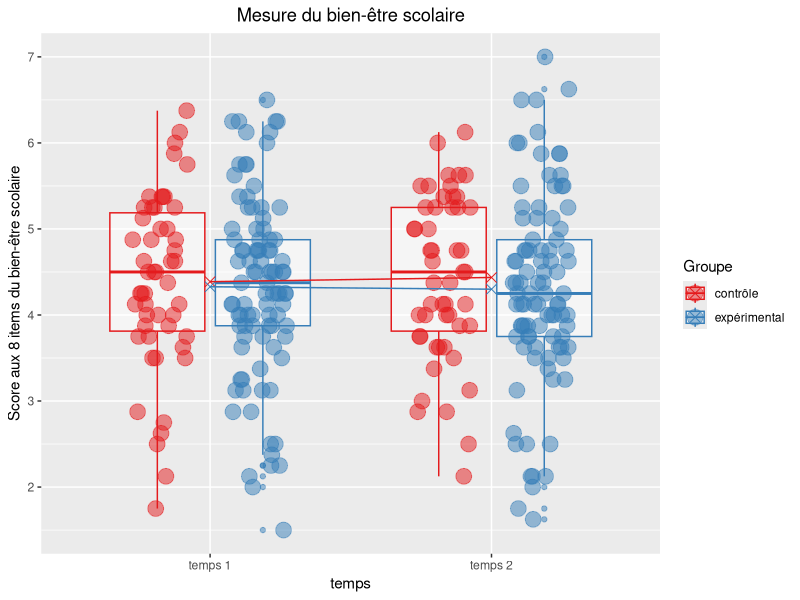
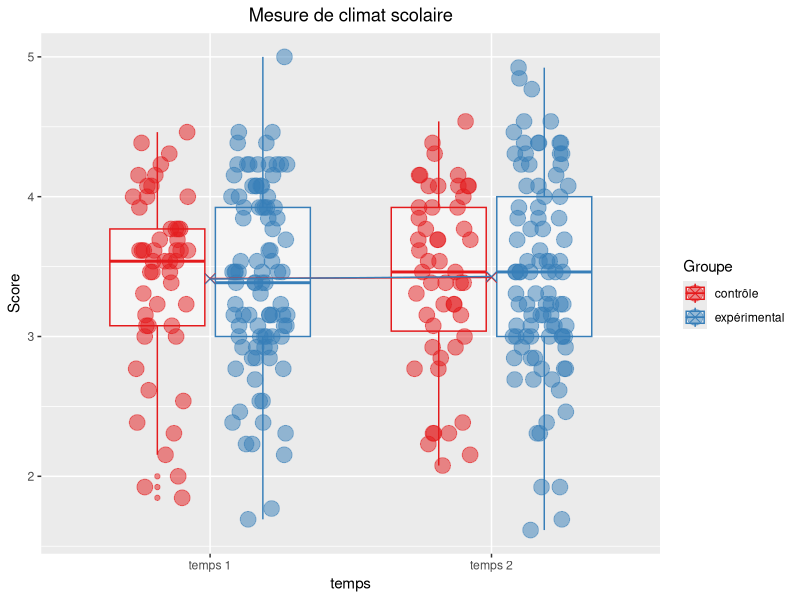
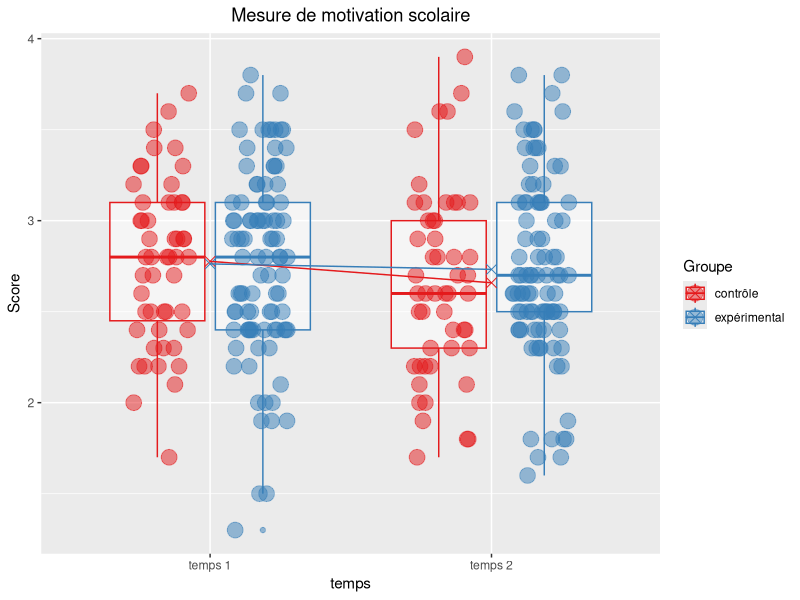
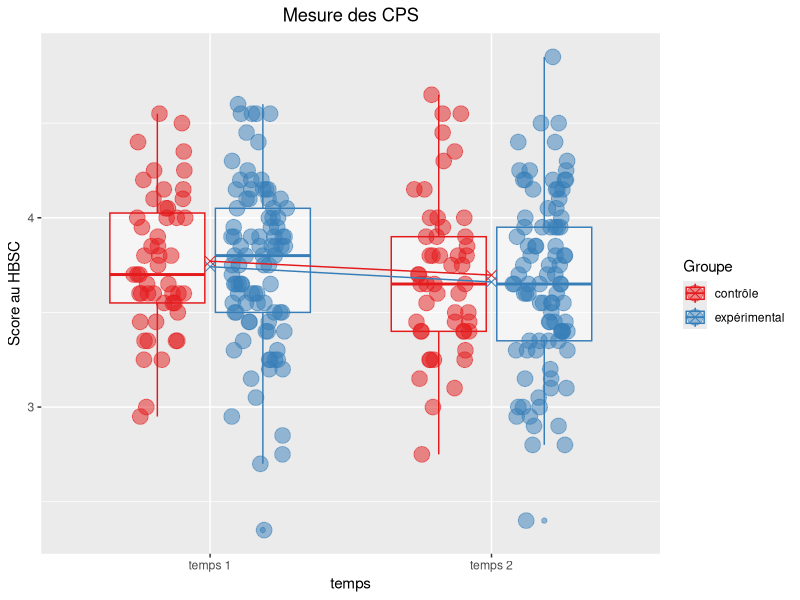
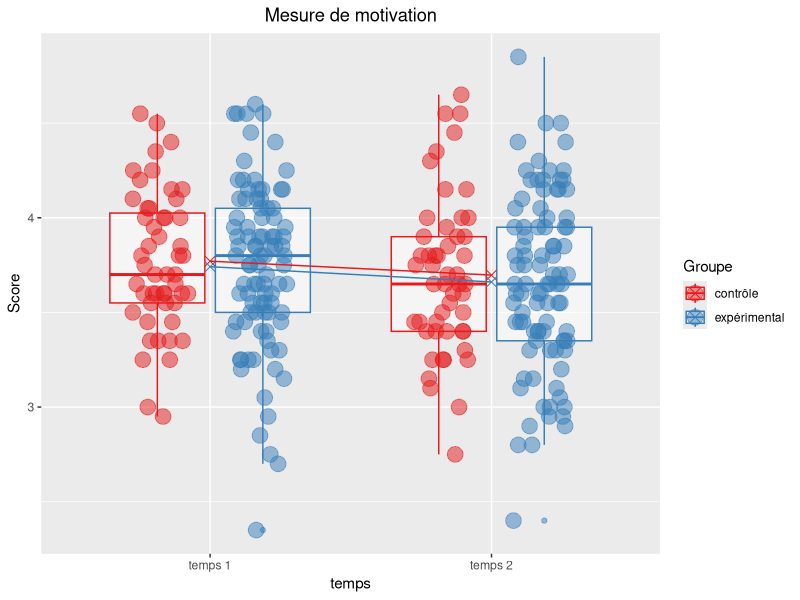
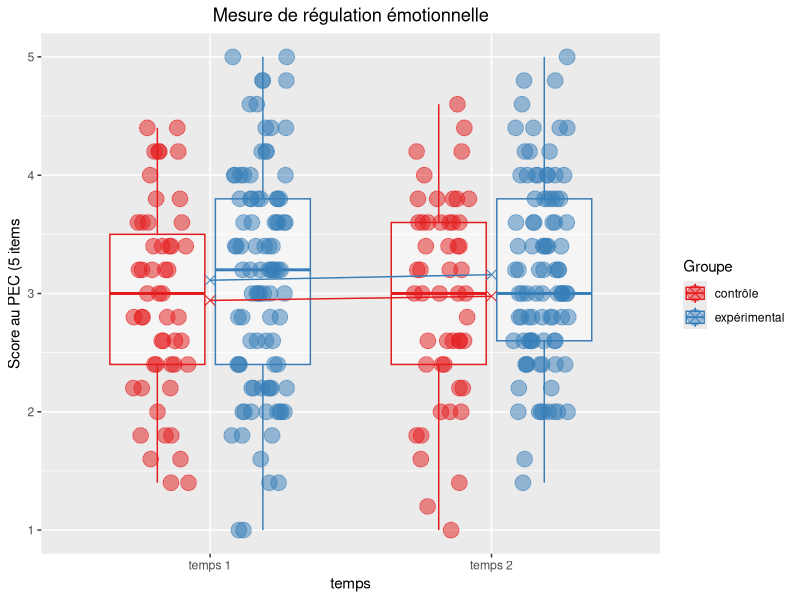
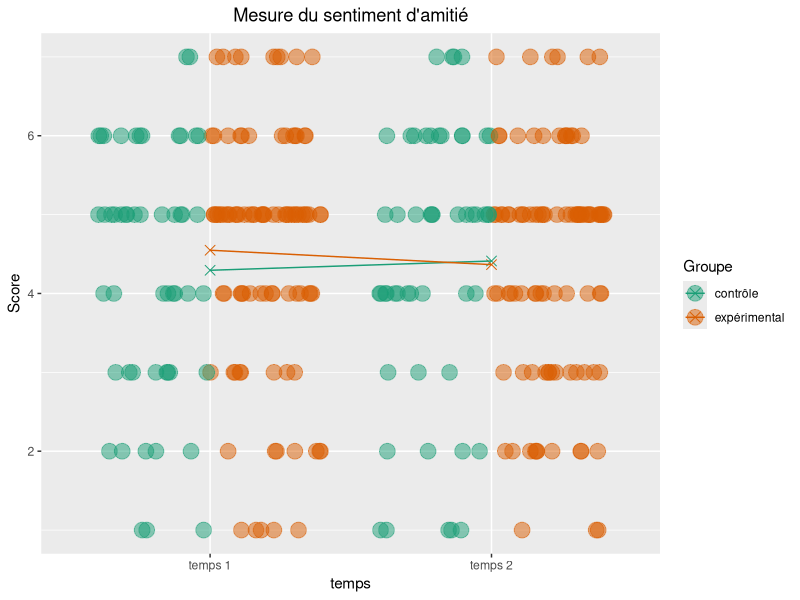
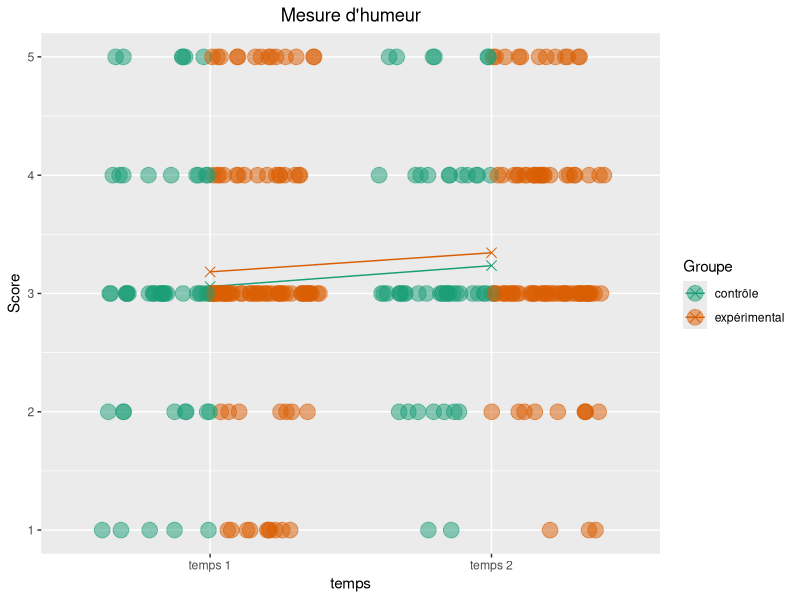

Source code (R) for these figures, in order:
library(tidyverse)
library(readxl)

# Importation des données Qualtrics à disposition ----
d_t1_raw <- read_excel("crips2019_lv_raw_t1.xlsx")
d_t2_raw <- read_excel("crips2019_lv_raw_t2.xlsx")

#Ajout de la variable temps sur chaque df et normalisation des id en minuscule.

d_t1 <- d_t1_raw %>% 
  mutate(temps="temps 1",
         id=tolower(id)) 

d_t2 <- d_t2_raw %>% 
  mutate(temps="temps 2",
         id=tolower(id))

#Quelques données sur l'état des participants au Temps 1 et au Temps 2 avant suppression des ID non-membres d'une paire entre T1 et T2.
d_t1_sum <- d_t1 %>% 
  group_by(group,sex) %>% 
  summarise(n=n(),
            age_moy=round(mean(age),
                          digits=1)) 

d_t2_sum <- d_t2 %>% 
  group_by(group,sex) %>% 
  summarise(n=n(),
            age_moy=round(mean(age),
                          digits=1)) 

#Création des variables de score----
#Mise en formation long sur un df

d_long <- bind_rows(d_t1,d_t2)

#Recondage des variables au score inversé

d_long <- d_long %>% 
  mutate(hbs20__7 = 6 - hbs20__7,
         pec5__5 = 6 - pec5__5,
         be8__4 = 8 - be8__4,
         be8__5 = 8 - be8__5,
         be8__8 = 8 - be8__8,
         est10__3 = 5 - est10__3,
         est10__5 = 5 - est10__5,
         est10__7 = 5 - est10__7,
         est10__10 = 5 - est10__10,
         sou13__6 = 6 - sou13__6,
         sou13__9 = 6 - sou13__9,
         mot16__4 = 8 - mot16__4,
         mot16__8 = 8 - mot16__8,
         mot16__12 = 8 - mot16__12,
         mot16__15 = 8 - mot16__15,
         mot16__16 = 8 - mot16__16)

#Création des moyennes de chaque questionnaire pour chaque observation

d_long <- d_long %>% 
  mutate(hbs_sco = rowMeans(select(.,starts_with("hbs")),na.rm =T),
         pec_sco = rowMeans(select(.,starts_with("pec")),na.rm =T),
         be_sco  = rowMeans(select(.,starts_with("be")) ,na.rm =T),
         est_sco = rowMeans(select(.,starts_with("est")),na.rm =T),
         cli_sco = rowMeans(select(.,starts_with("cli")),na.rm =T),
         sou_sco = rowMeans(select(.,starts_with("sou")),na.rm =T),
         mot_sco = rowMeans(select(.,starts_with("hbs")),na.rm =T))


#suppression des id non strictement membre d'une paire (t1, t2) par création d'un df de comparaison.

d_comp <- d_long %>% 
  drop_na(id) %>% #par sécurité
  arrange(id) %>% #visuel
  group_by(id, temps) %>% 
  count(id) %>% 
  filter(n==1) %>% #On a pas fini. On s'est assuré que chaque id est unique dans chaque modalité de temps. On doit encore être sûrs qu'on a maintenant exactement une paire (t1,t2).
  ungroup() %>% 
  group_by(id) %>% 
  count(id) %>% 
  filter(n==2) %>% #on ne garde que les paires de id qui se retrouvent dans t1 et t2. C'est notre grosse perte de données de ce traitement
  ungroup()

#Notre df de comparaison est prêt. On peut procéder à l'élagage de d_long.

d_long_paired <- d_long %>% 
  filter(id %in% d_comp$id) %>% 
  mutate(group=ifelse(group=="con", "contrôle","expérimental"))

#procédons à la préparation d'un petit résumé de cet échantillon.

d_long_paired_sum <- d_long_paired %>% 
   mutate(sex=ifelse(sex=="1", "garçons","filles")) %>% 
   group_by(temps, group, sex) %>% 
  summarise(n=n())

d_long_paired_sum2 <- d_long_paired %>% 
  group_by(temps, group) %>% 
  summarise(n=n(),
            mean_hbs=mean(hbs_sco),
            mean_pec=mean(pec_sco),
            mean_be=mean(be_sco),
            mean_est=mean(est_sco),
            mean_cli=mean(cli_sco),
            mean_sou=mean(sou_sco),
            mean_mot=mean(mot_sco),
            mean_sho1=mean(sho_1),
            mean_sho2=mean(sho_2),
            mean_sho3=mean(sho_3),
            mean_sho4=mean(sho_4))

#Repérage des données manquantes----
#ras.


#Repérage des données extrêmes----
#On verra plus tard.

###############
#visualisation#
###############

#HBSC

# comme ZOE mais inutle GRACE A stat_summary MAIS a voir les barres derreur quand je voudrai faire avec la fonction dédiée.
#vis_hbs <- d_long_paired %>% 
#  group_by(temps, group) %>% 
#  summarise(moy=mean(hbs_sco, na.rm=T),
#            sd=sd(hbs_sco, na.rm=T),
#            sd_low=moy-sd,
#            sd_up=moy+sd) %>% 
#  mutate(moy=round(moy, digits = 2))


#préparation du plot pour le HBSC

# 1- essai à partir de l'aide de Zoé
#essai <- ggplot(d_long_paired) +
#  geom_jitter(aes(x = temps, y = hbs_sco, color = group), size = 5, alpha = .5, position = position_jitterdodge(dodge.width=.5, jitter.width = .2)) +
#  geom_errorbar(data = vis_hbs, aes(x=temps, ymin=sd_low, ymax=sd_up), width = .1) +
#  geom_line(data = vis_hbs, aes(x=temps, y=moy, group = 1)) +
#  geom_point(data=vis_hbs, aes(x=temps, y=moy, fill=temps), size = 5, shape = 24, color = "black") +
#  geom_label(data=vis_hbs, aes(x=temps, y=moy, label=moy, fill=temps), nudge_x = .3, nudge_y = -.02, size = 8, color = "white")+
#  guides(fill=FALSE)

# 2.1- essai à partir de https://sebastiansauer.github.io/vis_interaction_effects/

#essai2 <- d_long_paired %>% 
#  group_by(temps, group) %>% 
#  summarise(hbs_sco_essai2 = mean(hbs_sco))
#plot2 <- essai2 %>% 
#  ggplot() +
#  aes(x = temps, y = hbs_sco_essai2, color = group) +
#  geom_line(aes(group = group)) +
#  geom_point()

#3- Essais avec un autre angle d'attaque.
#vis_hbs_boxplot <- ggplot(d_long_paired) +
#  geom_jitter(aes(x = temps, y = hbs_sco, color = group), size = 3, alpha = .5, position = position_jitterdodge(dodge.width=.7, jitter.width = .2)) +
#  geom_line(data=essai2, aes(group = group, x = temps, y = hbs_sco_essai2, color = group), position = position_jitterdodge(dodge.width=.7, jitter.width = .2)) +
#  geom_point(data=essai2, aes(x = temps, y = hbs_sco_essai2, color = group), position = position_jitterdodge(dodge.width=.7, jitter.width = .2), shape = 24)
  
#2.2- CHOIX FINAL OK :-) à partir de https://sebastiansauer.github.io/vis_interaction_effects/ avec stat_summary et fun

vis_hbs <- d_long_paired %>% 
  ggplot() +
  aes(x = temps, color = group, y = hbs_sco) +
  geom_boxplot(alpha = .5) +
  geom_jitter(size = 5, alpha = .5, position = position_jitterdodge(dodge.width=.7, jitter.width = .2)) +
  stat_summary(fun = mean, geom = "point", size = 3, shape = 4) +
  stat_summary(fun = mean, aes(group = group), geom = "line") +
  labs(title = "Mesure des CPS", y = "Score au HBSC") +
  theme(plot.title = element_text(hjust = 0.5))+
  scale_color_brewer("Groupe", palette = "Set1")

vis_pec <- d_long_paired %>% 
  ggplot() +
  aes(x = temps, color = group, y = pec_sco) +
  geom_boxplot(alpha = .5) +
  geom_jitter(size = 5, alpha = .5, position = position_jitterdodge(dodge.width=.7, jitter.width = .2)) +
  stat_summary(fun = mean, geom = "point", size = 3, shape = 4) +
  stat_summary(fun = mean, aes(group = group), geom = "line") +
  labs(title = "Mesure de régulation émotionnelle", y = "Score au PEC (5 items") +
  theme(plot.title = element_text(hjust = 0.5))+
  scale_color_brewer("Groupe", palette = "Set1")

vis_be <- d_long_paired %>% 
  ggplot() +
  aes(x = temps, color = group, y = be_sco) +
  geom_boxplot(alpha = .5) +
  geom_jitter(size = 5, alpha = .5, position = position_jitterdodge(dodge.width=.7, jitter.width = .2)) +
  stat_summary(fun = mean, geom = "point", size = 3, shape = 4) +
  stat_summary(fun = mean, aes(group = group), geom = "line") +
  labs(title = "Mesure du bien-être scolaire", y = "Score aux 8 items du bien-être scolaire") +
  theme(plot.title = element_text(hjust = 0.5))+
  scale_color_brewer("Groupe", palette = "Set1")

vis_est <- d_long_paired %>% 
  ggplot() +
  aes(x = temps, color = group, y = est_sco) +
  geom_boxplot(alpha = .5) +
  geom_jitter(size = 5, alpha = .5, position = position_jitterdodge(dodge.width=.7, jitter.width = .2)) +
  stat_summary(fun = mean, geom = "point", size = 3, shape = 4) +
  stat_summary(fun = mean, aes(group = group), geom = "line") +
  labs(title = "Mesure de motivation scolaire", y = "Score") +
  theme(plot.title = element_text(hjust = 0.5))+
  scale_color_brewer("Groupe", palette = "Set1")

vis_cli <- d_long_paired %>% 
  ggplot() +
  aes(x = temps, color = group, y = cli_sco) +
  geom_boxplot(alpha = .5) +
  geom_jitter(size = 5, alpha = .5, position = position_jitterdodge(dodge.width=.7, jitter.width = .2)) +
  stat_summary(fun = mean, geom = "point", size = 3, shape = 4) +
  stat_summary(fun = mean, aes(group = group), geom = "line") +
  labs(title = "Mesure de climat scolaire", y = "Score") +
  theme(plot.title = element_text(hjust = 0.5))+
  scale_color_brewer("Groupe", palette = "Set1")

vis_sou <- d_long_paired %>% 
  ggplot() +
  aes(x = temps, color = group, y = sou_sco) +
  geom_boxplot(alpha = .5) +
  geom_jitter(size = 5, alpha = .5, position = position_jitterdodge(dodge.width=.7, jitter.width = .2)) +
  stat_summary(fun = mean, geom = "point", size = 3, shape = 4) +
  stat_summary(fun = mean, aes(group = group), geom = "line") +
  labs(title = "Mesure du sentiment de soutien de l'enseignant·e", y = "Score") +
  theme(plot.title = element_text(hjust = 0.5))+
  scale_color_brewer("Groupe", palette = "Set1")

vis_mot <- d_long_paired %>% 
  ggplot() +
  aes(x = temps, color = group, y = mot_sco) +
  geom_boxplot(alpha = .5) +
  geom_jitter(size = 5, alpha = .5, position = position_jitterdodge(dodge.width=.7, jitter.width = .2)) +
  stat_summary(fun = mean, geom = "point", size = 3, shape = 4) +
  stat_summary(fun = mean, aes(group = group), geom = "line") +
  labs(title = "Mesure de motivation", y = "Score") +
  theme(plot.title = element_text(hjust = 0.5))+
  scale_color_brewer("Groupe", palette = "Set1")

vis_sho_1 <- d_long_paired %>% 
  ggplot() +
  aes(x = temps, color = group, group = group, y = sho_1) +
  stat_summary(fun = mean, geom = "point", size = 3, shape = 4) +
  stat_summary(fun = mean, geom = "line") +
  geom_jitter(size = 5, alpha = .5, position = position_jitterdodge(dodge.width=.8, jitter.width = .4)) +
  labs(title = "Mesure du sentiment d'amitié", y = "Score") +
  theme(plot.title = element_text(hjust = 0.5))+
  scale_color_brewer("Groupe", palette = "Dark2")

vis_sho_2 <- d_long_paired %>% 
  ggplot() +
  aes(x = temps, color = group, group = group, y = sho_2) +
  stat_summary(fun = mean, geom = "point", size = 3, shape = 4) +
  stat_summary(fun = mean, geom = "line") +
  geom_jitter(size = 5, alpha = .5, position = position_jitterdodge(dodge.width=.8, jitter.width = .4)) +
  labs(title = "Mesure d'humeur", y = "Score") +
  theme(plot.title = element_text(hjust = 0.5))+
  scale_color_brewer("Groupe", palette = "Dark2")

vis_sho_3 <- d_long_paired %>% 
  ggplot() +
  aes(x = temps, color = group, group = group, y = sho_3) +
  stat_summary(fun = mean, geom = "point", size = 3, shape = 4) +
  stat_summary(fun = mean, geom = "line") +
  geom_jitter(size = 5, alpha = .5, position = position_jitterdodge(dodge.width=.8, jitter.width = .4)) +
  labs(title = "Mesure d'intérêt", y = "Score") +
  theme(plot.title = element_text(hjust = 0.5))+
  scale_color_brewer("Groupe", palette = "Dark2")

vis_sho_4 <- d_long_paired %>% 
  ggplot() +
  aes(x = temps, color = group, group = group, y = sho_4) +
  stat_summary(fun = mean, geom = "point", size = 3, shape = 4) +
  stat_summary(fun = mean, geom = "line") +
  geom_jitter(size = 5, alpha = .5, position = position_jitterdodge(dodge.width=.8, jitter.width = .4)) +
  labs(title = "Mesure d'énergie", y = "Score") +
  theme(plot.title = element_text(hjust = 0.5))+
  scale_color_brewer("Groupe", palette = "Dark2")

